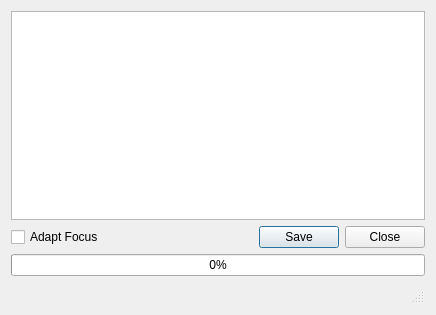
<?xml version="1.0" encoding="UTF-8"?>
<ui version="4.0">
 <class>buildOffsetsDialog</class>
 <widget class="QDialog" name="buildOffsetsDialog">
  <property name="windowModality">
   <enum>Qt::ApplicationModal</enum>
  </property>
  <property name="geometry">
   <rect>
    <x>0</x>
    <y>0</y>
    <width>436</width>
    <height>315</height>
   </rect>
  </property>
  <property name="sizePolicy">
   <sizepolicy hsizetype="MinimumExpanding" vsizetype="MinimumExpanding">
    <horstretch>0</horstretch>
    <verstretch>0</verstretch>
   </sizepolicy>
  </property>
  <property name="windowTitle">
   <string>Build Filter Offsets</string>
  </property>
  <property name="modal">
   <bool>true</bool>
  </property>
  <layout class="QGridLayout" name="gridLayout">
   <item row="0" column="0" colspan="2">
    <widget class="QTableView" name="buildOffsetsTableView">
     <property name="sizeAdjustPolicy">
      <enum>QAbstractScrollArea::AdjustToContents</enum>
     </property>
     <property name="dragEnabled">
      <bool>false</bool>
     </property>
     <property name="selectionMode">
      <enum>QAbstractItemView::SingleSelection</enum>
     </property>
    </widget>
   </item>
   <item row="1" column="0">
    <widget class="QCheckBox" name="buildOffsetsAdaptFocus">
     <property name="toolTip">
      <string>&lt;html&gt;&lt;head/&gt;&lt;body&gt;&lt;p&gt;Check to apply Adaptive focus to Autofocus runs.&lt;/p&gt;&lt;/body&gt;&lt;/html&gt;</string>
     </property>
     <property name="text">
      <string>Adapt Focus</string>
     </property>
    </widget>
   </item>
   <item row="1" column="1">
    <widget class="QDialogButtonBox" name="buildOffsetsButtonBox">
     <property name="standardButtons">
      <set>QDialogButtonBox::Close|QDialogButtonBox::Save</set>
     </property>
    </widget>
   </item>
   <item row="2" column="0" colspan="2">
    <widget class="QProgressBar" name="buildOffsetsProgressBar">
     <property name="value">
      <number>0</number>
     </property>
    </widget>
   </item>
   <item row="3" column="0" colspan="2">
    <widget class="QStatusBar" name="buildOffsetsStatusBar">
    </widget>
   </item>
  </layout>
 </widget>
 <resources/>
 <connections/>
</ui>
